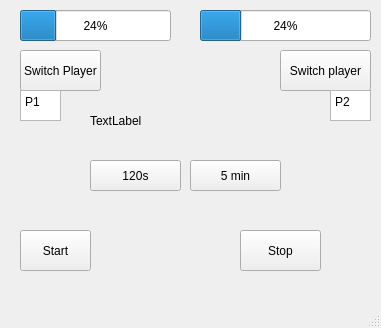
<?xml version="1.0" encoding="UTF-8"?>
<ui version="4.0">
 <class>MainWindow</class>
 <widget class="QMainWindow" name="MainWindow">
  <property name="geometry">
   <rect>
    <x>0</x>
    <y>0</y>
    <width>381</width>
    <height>328</height>
   </rect>
  </property>
  <property name="windowTitle">
   <string>MainWindow</string>
  </property>
  <widget class="QWidget" name="centralwidget">
   <widget class="QPushButton" name="start">
    <property name="geometry">
     <rect>
      <x>20</x>
      <y>230</y>
      <width>71</width>
      <height>41</height>
     </rect>
    </property>
    <property name="text">
     <string>Start</string>
    </property>
   </widget>
   <widget class="QPushButton" name="stop">
    <property name="geometry">
     <rect>
      <x>240</x>
      <y>230</y>
      <width>81</width>
      <height>41</height>
     </rect>
    </property>
    <property name="text">
     <string>Stop</string>
    </property>
   </widget>
   <widget class="QPushButton" name="sec">
    <property name="geometry">
     <rect>
      <x>90</x>
      <y>160</y>
      <width>91</width>
      <height>31</height>
     </rect>
    </property>
    <property name="text">
     <string>120s</string>
    </property>
   </widget>
   <widget class="QPushButton" name="min">
    <property name="geometry">
     <rect>
      <x>190</x>
      <y>160</y>
      <width>91</width>
      <height>31</height>
     </rect>
    </property>
    <property name="text">
     <string>5 min</string>
    </property>
   </widget>
   <widget class="QLabel" name="label">
    <property name="geometry">
     <rect>
      <x>90</x>
      <y>90</y>
      <width>191</width>
      <height>61</height>
     </rect>
    </property>
    <property name="text">
     <string>TextLabel</string>
    </property>
   </widget>
   <widget class="QPushButton" name="switch1">
    <property name="geometry">
     <rect>
      <x>20</x>
      <y>50</y>
      <width>81</width>
      <height>41</height>
     </rect>
    </property>
    <property name="text">
     <string>Switch Player</string>
    </property>
   </widget>
   <widget class="QPushButton" name="switch2">
    <property name="geometry">
     <rect>
      <x>280</x>
      <y>50</y>
      <width>91</width>
      <height>41</height>
     </rect>
    </property>
    <property name="text">
     <string>Switch player</string>
    </property>
   </widget>
   <widget class="QProgressBar" name="pbar2">
    <property name="geometry">
     <rect>
      <x>200</x>
      <y>10</y>
      <width>171</width>
      <height>31</height>
     </rect>
    </property>
    <property name="value">
     <number>24</number>
    </property>
   </widget>
   <widget class="QProgressBar" name="pbar1">
    <property name="geometry">
     <rect>
      <x>20</x>
      <y>10</y>
      <width>151</width>
      <height>31</height>
     </rect>
    </property>
    <property name="value">
     <number>24</number>
    </property>
   </widget>
   <widget class="QTextEdit" name="textEdit">
    <property name="geometry">
     <rect>
      <x>20</x>
      <y>90</y>
      <width>41</width>
      <height>31</height>
     </rect>
    </property>
    <property name="html">
     <string>&lt;!DOCTYPE HTML PUBLIC &quot;-//W3C//DTD HTML 4.0//EN&quot; &quot;http://www.w3.org/TR/REC-html40/strict.dtd&quot;&gt;
&lt;html&gt;&lt;head&gt;&lt;meta name=&quot;qrichtext&quot; content=&quot;1&quot; /&gt;&lt;meta charset=&quot;utf-8&quot; /&gt;&lt;style type=&quot;text/css&quot;&gt;
p, li { white-space: pre-wrap; }
hr { height: 1px; border-width: 0; }
li.unchecked::marker { content: &quot;\2610&quot;; }
li.checked::marker { content: &quot;\2612&quot;; }
&lt;/style&gt;&lt;/head&gt;&lt;body style=&quot; font-family:'Segoe UI'; font-size:9pt; font-weight:400; font-style:normal;&quot;&gt;
&lt;p style=&quot; margin-top:0px; margin-bottom:0px; margin-left:0px; margin-right:0px; -qt-block-indent:0; text-indent:0px;&quot;&gt;P1&lt;/p&gt;&lt;/body&gt;&lt;/html&gt;</string>
    </property>
   </widget>
   <widget class="QTextEdit" name="textEdit_2">
    <property name="geometry">
     <rect>
      <x>330</x>
      <y>90</y>
      <width>41</width>
      <height>31</height>
     </rect>
    </property>
    <property name="html">
     <string>&lt;!DOCTYPE HTML PUBLIC &quot;-//W3C//DTD HTML 4.0//EN&quot; &quot;http://www.w3.org/TR/REC-html40/strict.dtd&quot;&gt;
&lt;html&gt;&lt;head&gt;&lt;meta name=&quot;qrichtext&quot; content=&quot;1&quot; /&gt;&lt;meta charset=&quot;utf-8&quot; /&gt;&lt;style type=&quot;text/css&quot;&gt;
p, li { white-space: pre-wrap; }
hr { height: 1px; border-width: 0; }
li.unchecked::marker { content: &quot;\2610&quot;; }
li.checked::marker { content: &quot;\2612&quot;; }
&lt;/style&gt;&lt;/head&gt;&lt;body style=&quot; font-family:'Segoe UI'; font-size:9pt; font-weight:400; font-style:normal;&quot;&gt;
&lt;p style=&quot; margin-top:0px; margin-bottom:0px; margin-left:0px; margin-right:0px; -qt-block-indent:0; text-indent:0px;&quot;&gt;P2&lt;/p&gt;&lt;/body&gt;&lt;/html&gt;</string>
    </property>
   </widget>
  </widget>
  <widget class="QMenuBar" name="menubar">
   <property name="geometry">
    <rect>
     <x>0</x>
     <y>0</y>
     <width>381</width>
     <height>21</height>
    </rect>
   </property>
  </widget>
  <widget class="QStatusBar" name="statusbar"/>
 </widget>
 <resources/>
 <connections/>
</ui>
